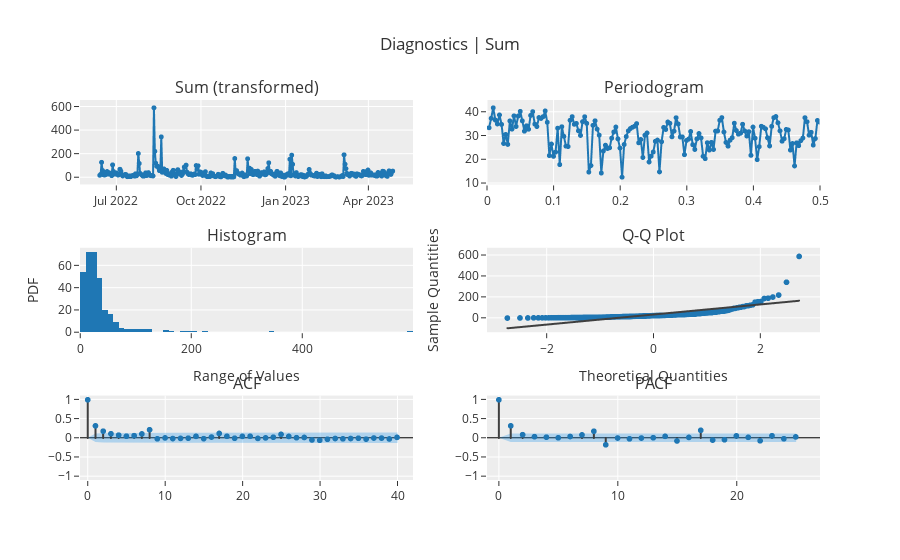

This figure's notebook cell:
### Markdown cell above
#### 3.1.5 Biểu đồ chẩn đoán sự tương quan giữa chuỗi và lag ACF & PACF

### Code cell
plot_model(plot = 'diagnostics')

### Figure 1 — Plotly figure (JSON) as saved in the notebook; plotly's stock layout.template omitted (floating-point values rounded to 4 significant figures; data arrays with more than 128 entries replaced by an {"elided": "..."} marker saying what was removed)
{"data": [{"line": {"color": "rgb(31, 119, 180)", "width": 2}, "marker": {"color": "rgb(31, 119, 180)", "size": 5}, "mode": "lines+markers", "name": "Sum (transformed)", "showlegend": false, "type": "scattergl", "x": {"elided": "320 str values"}, "xaxis": "x", "y": {"elided": "320 int values"}, "yaxis": "y"}, {"hoverinfo": "text", "hovertext": {"elided": "160 str values"}, "line": {"color": "#1f77b4", "width": 2}, "marker": {"size": 5}, "mode": "lines+markers", "name": "Sum (transformed)", "showlegend": false, "type": "scattergl", "x": {"elided": "160 float values"}, "xaxis": "x2", "y": {"elided": "160 float values"}, "yaxis": "y2"}, {"alignmentgroup": "True", "bingroup": "x", "hovertemplate": "variable=Sum (transformed)<br>value=%{x}<br>count=%{y}<extra></extra>", "legendgroup": "Sum (transformed)", "marker": {"color": "#1f77b4", "pattern": {"shape": ""}}, "name": "Sum (transformed)", "offsetgroup": "Sum (transformed)", "orientation": "v", "showlegend": false, "type": "histogram", "x": {"elided": "320 int values"}, "xaxis": "x3", "yaxis": "y3"}, {"marker": {"color": "#1f77b4"}, "mode": "markers", "name": "Sum (transformed)", "showlegend": false, "type": "scattergl", "x": {"elided": "320 float values"}, "xaxis": "x4", "y": {"elided": "320 int values"}, "yaxis": "y4"}, {"line": {"color": "#3f3f3f"}, "mode": "lines", "name": "Sum (transformed)", "showlegend": false, "type": "scattergl", "x": {"elided": "320 float values"}, "xaxis": "x4", "y": {"elided": "320 float values"}, "yaxis": "y4"}, {"line": {"color": "#3f3f3f"}, "mode": "lines", "name": "ACF", "showlegend": false, "type": "scattergl", "x": [0, 0], "xaxis": "x5", "y": [0, 1], "yaxis": "y5"}, {"line": {"color": "#3f3f3f"}, "mode": "lines", "name": "ACF", "showlegend": false, "type": "scattergl", "x": [1, 1], "xaxis": "x5", "y": [0, 0.3175], "yaxis": "y5"}, {"line": {"color": "#3f3f3f"}, "mode": "lines", "name": "ACF", "showlegend": false, "type": "scattergl", "x": [2, 2], "xaxis": "x5", "y": [0, 0.1786], "yaxis": "y5"}, {"line": {"color": "#3f3f3f"}, "mode": "lines", "name": "ACF", "showlegend": false, "type": "scattergl", "x": [3, 3], "xaxis": "x5", "y": [0, 0.1107], "yaxis": "y5"}, {"line": {"color": "#3f3f3f"}, "mode": "lines", "name": "ACF", "showlegend": false, "type": "scattergl", "x": [4, 4], "xaxis": "x5", "y": [0, 0.07535], "yaxis": "y5"}, {"line": {"color": "#3f3f3f"}, "mode": "lines", "name": "ACF", "showlegend": false, "type": "scattergl", "x": [5, 5], "xaxis": "x5", "y": [0, 0.04642], "yaxis": "y5"}, {"line": {"color": "#3f3f3f"}, "mode": "lines", "name": "ACF", "showlegend": false, "type": "scattergl", "x": [6, 6], "xaxis": "x5", "y": [0, 0.06155], "yaxis": "y5"}, {"line": {"color": "#3f3f3f"}, "mode": "lines", "name": "ACF", "showlegend": false, "type": "scattergl", "x": [7, 7], "xaxis": "x5", "y": [0, 0.1064], "yaxis": "y5"}, {"line": {"color": "#3f3f3f"}, "mode": "lines", "name": "ACF", "showlegend": false, "type": "scattergl", "x": [8, 8], "xaxis": "x5", "y": [0, 0.2156], "yaxis": "y5"}, {"line": {"color": "#3f3f3f"}, "mode": "lines", "name": "ACF", "showlegend": false, "type": "scattergl", "x": [9, 9], "xaxis": "x5", "y": [0, -0.02112], "yaxis": "y5"}, {"line": {"color": "#3f3f3f"}, "mode": "lines", "name": "ACF", "showlegend": false, "type": "scattergl", "x": [10, 10], "xaxis": "x5", "y": [0, 0.001926], "yaxis": "y5"}, {"line": {"color": "#3f3f3f"}, "mode": "lines", "name": "ACF", "showlegend": false, "type": "scattergl", "x": [11, 11], "xaxis": "x5", "y": [0, -0.01484], "yaxis": "y5"}, {"line": {"color": "#3f3f3f"}, "mode": "lines", "name": "ACF", "showlegend": false, "type": "scattergl", "x": [12, 12], "xaxis": "x5", "y": [0, -0.0109], "yaxis": "y5"}, {"line": {"color": "#3f3f3f"}, "mode": "lines", "name": "ACF", "showlegend": false, "type": "scattergl", "x": [13, 13], "xaxis": "x5", "y": [0, -0.004751], "yaxis": "y5"}, {"line": {"color": "#3f3f3f"}, "mode": "lines", "name": "ACF", "showlegend": false, "type": "scattergl", "x": [14, 14], "xaxis": "x5", "y": [0, 0.04304], "yaxis": "y5"}, {"line": {"color": "#3f3f3f"}, "mode": "lines", "name": "ACF", "showlegend": false, "type": "scattergl", "x": [15, 15], "xaxis": "x5", "y": [0, -0.01756], "yaxis": "y5"}, {"line": {"color": "#3f3f3f"}, "mode": "lines", "name": "ACF", "showlegend": false, "type": "scattergl", "x": [16, 16], "xaxis": "x5", "y": [0, 0.02446], "yaxis": "y5"}, {"line": {"color": "#3f3f3f"}, "mode": "lines", "name": "ACF", "showlegend": false, "type": "scattergl", "x": [17, 17], "xaxis": "x5", "y": [0, 0.1195], "yaxis": "y5"}, {"line": {"color": "#3f3f3f"}, "mode": "lines", "name": "ACF", "showlegend": false, "type": "scattergl", "x": [18, 18], "xaxis": "x5", "y": [0, 0.04463], "yaxis": "y5"}, {"line": {"color": "#3f3f3f"}, "mode": "lines", "name": "ACF", "showlegend": false, "type": "scattergl", "x": [19, 19], "xaxis": "x5", "y": [0, -0.006773], "yaxis": "y5"}, {"line": {"color": "#3f3f3f"}, "mode": "lines", "name": "ACF", "showlegend": false, "type": "scattergl", "x": [20, 20], "xaxis": "x5", "y": [0, 0.04276], "yaxis": "y5"}, {"line": {"color": "#3f3f3f"}, "mode": "lines", "name": "ACF", "showlegend": false, "type": "scattergl", "x": [21, 21], "xaxis": "x5", "y": [0, 0.04502], "yaxis": "y5"}, {"line": {"color": "#3f3f3f"}, "mode": "lines", "name": "ACF", "showlegend": false, "type": "scattergl", "x": [22, 22], "xaxis": "x5", "y": [0, -0.01024], "yaxis": "y5"}, {"line": {"color": "#3f3f3f"}, "mode": "lines", "name": "ACF", "showlegend": false, "type": "scattergl", "x": [23, 23], "xaxis": "x5", "y": [0, 0.002363], "yaxis": "y5"}, {"line": {"color": "#3f3f3f"}, "mode": "lines", "name": "ACF", "showlegend": false, "type": "scattergl", "x": [24, 24], "xaxis": "x5", "y": [0, 0.02082], "yaxis": "y5"}, {"line": {"color": "#3f3f3f"}, "mode": "lines", "name": "ACF", "showlegend": false, "type": "scattergl", "x": [25, 25], "xaxis": "x5", "y": [0, 0.09469], "yaxis": "y5"}, {"line": {"color": "#3f3f3f"}, "mode": "lines", "name": "ACF", "showlegend": false, "type": "scattergl", "x": [26, 26], "xaxis": "x5", "y": [0, 0.04126], "yaxis": "y5"}, {"line": {"color": "#3f3f3f"}, "mode": "lines", "name": "ACF", "showlegend": false, "type": "scattergl", "x": [27, 27], "xaxis": "x5", "y": [0, 0.008155], "yaxis": "y5"}, {"line": {"color": "#3f3f3f"}, "mode": "lines", "name": "ACF", "showlegend": false, "type": "scattergl", "x": [28, 28], "xaxis": "x5", "y": [0, 0.01394], "yaxis": "y5"}, {"line": {"color": "#3f3f3f"}, "mode": "lines", "name": "ACF", "showlegend": false, "type": "scattergl", "x": [29, 29], "xaxis": "x5", "y": [0, -0.05117], "yaxis": "y5"}, {"line": {"color": "#3f3f3f"}, "mode": "lines", "name": "ACF", "showlegend": false, "type": "scattergl", "x": [30, 30], "xaxis": "x5", "y": [0, -0.0596], "yaxis": "y5"}, {"line": {"color": "#3f3f3f"}, "mode": "lines", "name": "ACF", "showlegend": false, "type": "scattergl", "x": [31, 31], "xaxis": "x5", "y": [0, -0.03348], "yaxis": "y5"}, {"line": {"color": "#3f3f3f"}, "mode": "lines", "name": "ACF", "showlegend": false, "type": "scattergl", "x": [32, 32], "xaxis": "x5", "y": [0, -0.01311], "yaxis": "y5"}, {"line": {"color": "#3f3f3f"}, "mode": "lines", "name": "ACF", "showlegend": false, "type": "scattergl", "x": [33, 33], "xaxis": "x5", "y": [0, -0.02216], "yaxis": "y5"}, {"line": {"color": "#3f3f3f"}, "mode": "lines", "name": "ACF", "showlegend": false, "type": "scattergl", "x": [34, 34], "xaxis": "x5", "y": [0, -0.01309], "yaxis": "y5"}, {"line": {"color": "#3f3f3f"}, "mode": "lines", "name": "ACF", "showlegend": false, "type": "scattergl", "x": [35, 35], "xaxis": "x5", "y": [0, -0.006476], "yaxis": "y5"}, {"line": {"color": "#3f3f3f"}, "mode": "lines", "name": "ACF", "showlegend": false, "type": "scattergl", "x": [36, 36], "xaxis": "x5", "y": [0, -0.02979], "yaxis": "y5"}, {"line": {"color": "#3f3f3f"}, "mode": "lines", "name": "ACF", "showlegend": false, "type": "scattergl", "x": [37, 37], "xaxis": "x5", "y": [0, -0.0007886], "yaxis": "y5"}, {"line": {"color": "#3f3f3f"}, "mode": "lines", "name": "ACF", "showlegend": false, "type": "scattergl", "x": [38, 38], "xaxis": "x5", "y": [0, -0.002615], "yaxis": "y5"}, {"line": {"color": "#3f3f3f"}, "mode": "lines", "name": "ACF", "showlegend": false, "type": "scattergl", "x": [39, 39], "xaxis": "x5", "y": [0, -0.02566], "yaxis": "y5"}, {"line": {"color": "#3f3f3f"}, "mode": "lines", "name": "ACF", "showlegend": false, "type": "scattergl", "x": [40, 40], "xaxis": "x5", "y": [0, 0.01653], "yaxis": "y5"}, {"marker": {"color": "#1f77b4", "size": 6}, "mode": "markers", "name": "ACF", "showlegend": false, "type": "scattergl", "x": [0, 1, 2, 3, 4, 5, 6, 7, 8, 9, 10, 11, 12, 13, 14, 15, 16, 17, 18, 19, 20, 21, 22, 23, 24, 25, 26, 27, 28, 29, 30, 31, 32, 33, 34, 35, 36, 37, 38, 39, 40], "xaxis": "x5", "y": [1, 0.3175, 0.1786, 0.1107, 0.07535, 0.04642, 0.06155, 0.1064, 0.2156, -0.02112, 0.001926, -0.01484, -0.0109, -0.004751, 0.04304, -0.01756, 0.02446, 0.1195, 0.04463, -0.006773, 0.04276, 0.04502, -0.01024, 0.002363, 0.02082, 0.09469, 0.04126, 0.008155, 0.01394, -0.05117, -0.0596, -0.03348, -0.01311, -0.02216, -0.01309, -0.006476, -0.02979, -0.0007886, -0.002615, -0.02566, 0.01653], "yaxis": "y5"}, {"line": {"color": "rgba(255,255,255,0)"}, "mode": "lines", "name": "UC", "showlegend": false, "type": "scatter", "x": [0, 1, 2, 3, 4, 5, 6, 7, 8, 9, 10, 11, 12, 13, 14, 15, 16, 17, 18, 19, 20, 21, 22, 23, 24, 25, 26, 27, 28, 29, 30, 31, 32, 33, 34, 35, 36, 37, 38, 39, 40], "xaxis": "x5", "y": [0, 0.1096, 0.1201, 0.1233, 0.1244, 0.125, 0.1252, 0.1256, 0.1266, 0.131, 0.131, 0.131, 0.131, 0.131, 0.131, 0.1312, 0.1312, 0.1313, 0.1326, 0.1328, 0.1328, 0.1329, 0.1331, 0.1331, 0.1331, 0.1332, 0.134, 0.1341, 0.1341, 0.1342, 0.1344, 0.1347, 0.1348, 0.1348, 0.1349, 0.1349, 0.1349, 0.135, 0.135, 0.135, 0.135], "yaxis": "y5"}, {"fill": "tonexty", "fillcolor": "rgba(32, 146, 230,0.3)", "line": {"color": "rgba(255,255,255,0)"}, "mode": "lines", "name": "LC", "showlegend": false, "type": "scatter", "x": [0, 1, 2, 3, 4, 5, 6, 7, 8, 9, 10, 11, 12, 13, 14, 15, 16, 17, 18, 19, 20, 21, 22, 23, 24, 25, 26, 27, 28, 29, 30, 31, 32, 33, 34, 35, 36, 37, 38, 39, 40], "xaxis": "x5", "y": [0, -0.1096, -0.1201, -0.1233, -0.1244, -0.125, -0.1252, -0.1256, -0.1266, -0.131, -0.131, -0.131, -0.131, -0.131, -0.131, -0.1312, -0.1312, -0.1313, -0.1326, -0.1328, -0.1328, -0.1329, -0.1331, -0.1331, -0.1331, -0.1332, -0.134, -0.1341, -0.1341, -0.1342, -0.1344, -0.1347, -0.1348, -0.1348, -0.1349, -0.1349, -0.1349, -0.135, -0.135, -0.135, -0.135], "yaxis": "y5"}, {"line": {"color": "#3f3f3f"}, "mode": "lines", "name": "PACF", "showlegend": false, "type": "scattergl", "x": [0, 0], "xaxis": "x6", "y": [0, 1], "yaxis": "y6"}, {"line": {"color": "#3f3f3f"}, "mode": "lines", "name": "PACF", "showlegend": false, "type": "scattergl", "x": [1, 1], "xaxis": "x6", "y": [0, 0.3185], "yaxis": "y6"}, {"line": {"color": "#3f3f3f"}, "mode": "lines", "name": "PACF", "showlegend": false, "type": "scattergl", "x": [2, 2], "xaxis": "x6", "y": [0, 0.08714], "yaxis": "y6"}, {"line": {"color": "#3f3f3f"}, "mode": "lines", "name": "PACF", "showlegend": false, "type": "scattergl", "x": [3, 3], "xaxis": "x6", "y": [0, 0.03558], "yaxis": "y6"}, {"line": {"color": "#3f3f3f"}, "mode": "lines", "name": "PACF", "showlegend": false, "type": "scattergl", "x": [4, 4], "xaxis": "x6", "y": [0, 0.02136], "yaxis": "y6"}, {"line": {"color": "#3f3f3f"}, "mode": "lines", "name": "PACF", "showlegend": false, "type": "scattergl", "x": [5, 5], "xaxis": "x6", "y": [0, 0.005365], "yaxis": "y6"}, {"line": {"color": "#3f3f3f"}, "mode": "lines", "name": "PACF", "showlegend": false, "type": "scattergl", "x": [6, 6], "xaxis": "x6", "y": [0, 0.03928], "yaxis": "y6"}, {"line": {"color": "#3f3f3f"}, "mode": "lines", "name": "PACF", "showlegend": false, "type": "scattergl", "x": [7, 7], "xaxis": "x6", "y": [0, 0.08079], "yaxis": "y6"}, {"line": {"color": "#3f3f3f"}, "mode": "lines", "name": "PACF", "showlegend": false, "type": "scattergl", "x": [8, 8], "xaxis": "x6", "y": [0, 0.1766], "yaxis": "y6"}, {"line": {"color": "#3f3f3f"}, "mode": "lines", "name": "PACF", "showlegend": false, "type": "scattergl", "x": [9, 9], "xaxis": "x6", "y": [0, -0.178], "yaxis": "y6"}, {"line": {"color": "#3f3f3f"}, "mode": "lines", "name": "PACF", "showlegend": false, "type": "scattergl", "x": [10, 10], "xaxis": "x6", "y": [0, -0.0009424], "yaxis": "y6"}, {"line": {"color": "#3f3f3f"}, "mode": "lines", "name": "PACF", "showlegend": false, "type": "scattergl", "x": [11, 11], "xaxis": "x6", "y": [0, -0.02098], "yaxis": "y6"}, {"line": {"color": "#3f3f3f"}, "mode": "lines", "name": "PACF", "showlegend": false, "type": "scattergl", "x": [12, 12], "xaxis": "x6", "y": [0, -0.001344], "yaxis": "y6"}, {"line": {"color": "#3f3f3f"}, "mode": "lines", "name": "PACF", "showlegend": false, "type": "scattergl", "x": [13, 13], "xaxis": "x6", "y": [0, 0.006799], "yaxis": "y6"}, {"line": {"color": "#3f3f3f"}, "mode": "lines", "name": "PACF", "showlegend": false, "type": "scattergl", "x": [14, 14], "xaxis": "x6", "y": [0, 0.04307], "yaxis": "y6"}, {"line": {"color": "#3f3f3f"}, "mode": "lines", "name": "PACF", "showlegend": false, "type": "scattergl", "x": [15, 15], "xaxis": "x6", "y": [0, -0.07759], "yaxis": "y6"}, {"line": {"color": "#3f3f3f"}, "mode": "lines", "name": "PACF", "showlegend": false, "type": "scattergl", "x": [16, 16], "xaxis": "x6", "y": [0, 0.01463], "yaxis": "y6"}, {"line": {"color": "#3f3f3f"}, "mode": "lines", "name": "PACF", "showlegend": false, "type": "scattergl", "x": [17, 17], "xaxis": "x6", "y": [0, 0.2017], "yaxis": "y6"}, {"line": {"color": "#3f3f3f"}, "mode": "lines", "name": "PACF", "showlegend": false, "type": "scattergl", "x": [18, 18], "xaxis": "x6", "y": [0, -0.0547], "yaxis": "y6"}, {"line": {"color": "#3f3f3f"}, "mode": "lines", "name": "PACF", "showlegend": false, "type": "scattergl", "x": [19, 19], "xaxis": "x6", "y": [0, -0.04621], "yaxis": "y6"}, {"line": {"color": "#3f3f3f"}, "mode": "lines", "name": "PACF", "showlegend": false, "type": "scattergl", "x": [20, 20], "xaxis": "x6", "y": [0, 0.05478], "yaxis": "y6"}, {"line": {"color": "#3f3f3f"}, "mode": "lines", "name": "PACF", "showlegend": false, "type": "scattergl", "x": [21, 21], "xaxis": "x6", "y": [0, 0.01734], "yaxis": "y6"}, {"line": {"color": "#3f3f3f"}, "mode": "lines", "name": "PACF", "showlegend": false, "type": "scattergl", "x": [22, 22], "xaxis": "x6", "y": [0, -0.07262], "yaxis": "y6"}, {"line": {"color": "#3f3f3f"}, "mode": "lines", "name": "PACF", "showlegend": false, "type": "scattergl", "x": [23, 23], "xaxis": "x6", "y": [0, 0.05849], "yaxis": "y6"}, {"line": {"color": "#3f3f3f"}, "mode": "lines", "name": "PACF", "showlegend": false, "type": "scattergl", "x": [24, 24], "xaxis": "x6", "y": [0, -0.0197], "yaxis": "y6"}, {"line": {"color": "#3f3f3f"}, "mode": "lines", "name": "PACF", "showlegend": false, "type": "scattergl", "x": [25, 25], "xaxis": "x6", "y": [0, 0.02865], "yaxis": "y6"}, {"marker": {"color": "#1f77b4", "size": 6}, "mode": "markers", "name": "PACF", "showlegend": false, "type": "scattergl", "x": [0, 1, 2, 3, 4, 5, 6, 7, 8, 9, 10, 11, 12, 13, 14, 15, 16, 17, 18, 19, 20, 21, 22, 23, 24, 25], "xaxis": "x6", "y": [1, 0.3185, 0.08714, 0.03558, 0.02136, 0.005365, 0.03928, 0.08079, 0.1766, -0.178, -0.0009424, -0.02098, -0.001344, 0.006799, 0.04307, -0.07759, 0.01463, 0.2017, -0.0547, -0.04621, 0.05478, 0.01734, -0.07262, 0.05849, -0.0197, 0.02865], "yaxis": "y6"}, {"line": {"color": "rgba(255,255,255,0)"}, "mode": "lines", "name": "UC", "showlegend": false, "type": "scatter", "x": [0, 1, 2, 3, 4, 5, 6, 7, 8, 9, 10, 11, 12, 13, 14, 15, 16, 17, 18, 19, 20, 21, 22, 23, 24, 25], "xaxis": "x6", "y": [0, 0.1096, 0.1096, 0.1096, 0.1096, 0.1096, 0.1096, 0.1096, 0.1096, 0.1096, 0.1096, 0.1096, 0.1096, 0.1096, 0.1096, 0.1096, 0.1096, 0.1096, 0.1096, 0.1096, 0.1096, 0.1096, 0.1096, 0.1096, 0.1096, 0.1096], "yaxis": "y6"}, {"fill": "tonexty", "fillcolor": "rgba(32, 146, 230,0.3)", "line": {"color": "rgba(255,255,255,0)"}, "mode": "lines", "name": "LC", "showlegend": false, "type": "scatter", "x": [0, 1, 2, 3, 4, 5, 6, 7, 8, 9, 10, 11, 12, 13, 14, 15, 16, 17, 18, 19, 20, 21, 22, 23, 24, 25], "xaxis": "x6", "y": [0, -0.1096, -0.1096, -0.1096, -0.1096, -0.1096, -0.1096, -0.1096, -0.1096, -0.1096, -0.1096, -0.1096, -0.1096, -0.1096, -0.1096, -0.1096, -0.1096, -0.1096, -0.1096, -0.1096, -0.1096, -0.1096, -0.1096, -0.1096, -0.1096, -0.1096], "yaxis": "y6"}], "layout": {"annotations": [{"font": {"size": 16}, "showarrow": false, "text": "Sum (transformed)", "x": 0.225, "xanchor": "center", "xref": "paper", "y": 1, "yanchor": "bottom", "yref": "paper"}, {"font": {"size": 16}, "showarrow": false, "text": "Periodogram", "x": 0.775, "xanchor": "center", "xref": "paper", "y": 1, "yanchor": "bottom", "yref": "paper"}, {"font": {"size": 16}, "showarrow": false, "text": "Histogram", "x": 0.225, "xanchor": "center", "xref": "paper", "y": 0.6111, "yanchor": "bottom", "yref": "paper"}, {"font": {"size": 16}, "showarrow": false, "text": "Q-Q Plot", "x": 0.775, "xanchor": "center", "xref": "paper", "y": 0.6111, "yanchor": "bottom", "yref": "paper"}, {"font": {"size": 16}, "showarrow": false, "text": "ACF", "x": 0.225, "xanchor": "center", "xref": "paper", "y": 0.2222, "yanchor": "bottom", "yref": "paper"}, {"font": {"size": 16}, "showarrow": false, "text": "PACF", "x": 0.775, "xanchor": "center", "xref": "paper", "y": 0.2222, "yanchor": "bottom", "yref": "paper"}], "showlegend": false, "title": {"text": "Diagnostics | Sum"}, "xaxis": {"anchor": "y", "domain": [0, 0.45]}, "xaxis2": {"anchor": "y2", "domain": [0.55, 1], "range": [0, 0.5]}, "xaxis3": {"anchor": "y3", "domain": [0, 0.45], "title": {"text": "Range of Values"}}, "xaxis4": {"anchor": "y4", "domain": [0.55, 1], "title": {"text": "Theoretical Quantities"}}, "xaxis5": {"anchor": "y5", "domain": [0, 0.45], "range": [-1, 42]}, "xaxis6": {"anchor": "y6", "domain": [0.55, 1], "range": [-1, 27]}, "yaxis": {"anchor": "x", "domain": [0.7778, 1]}, "yaxis2": {"anchor": "x2", "domain": [0.7778, 1]}, "yaxis3": {"anchor": "x3", "domain": [0.3889, 0.6111], "title": {"text": "PDF"}}, "yaxis4": {"anchor": "x4", "domain": [0.3889, 0.6111], "title": {"text": "Sample Quantities"}}, "yaxis5": {"anchor": "x5", "domain": [0, 0.2222], "range": [-1.1, 1.1], "zerolinecolor": "#000000"}, "yaxis6": {"anchor": "x6", "domain": [0, 0.2222], "range": [-1.1, 1.1], "zerolinecolor": "#000000"}}}
